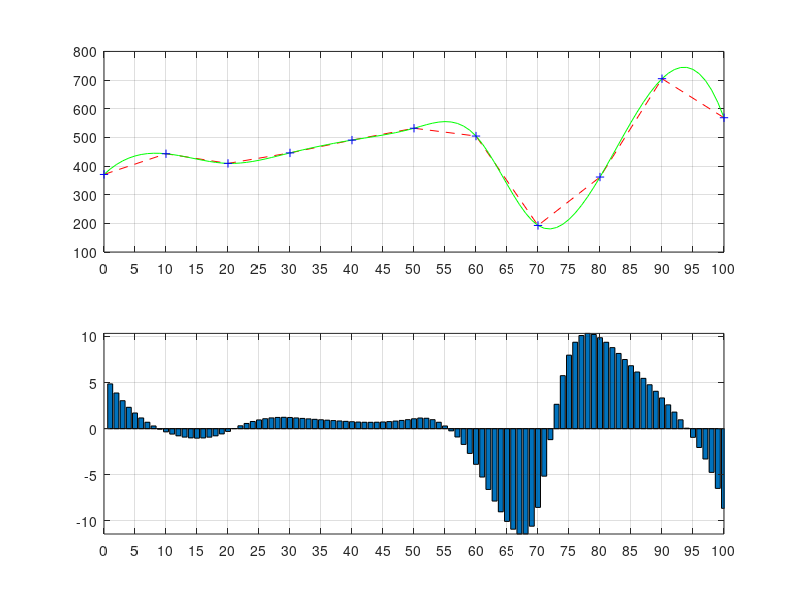
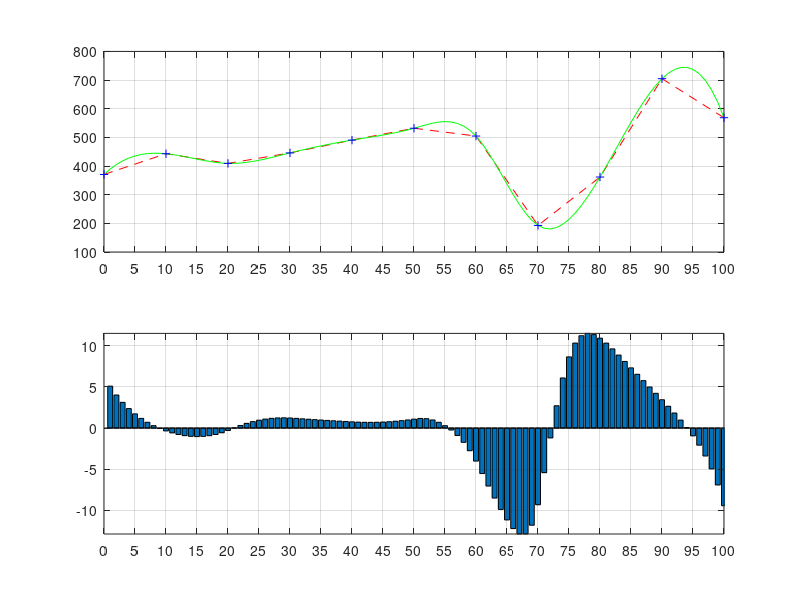

Write MATLAB code to recreate these figures, in order.
clear all; close all; clc;
x = 0:10:100; 
A = 50; B = 1000;
vrand = A + (B-A)*rand(1,length(x));
xspline = 0:1:100;  
yspline = spline(x,vrand,xspline);
%%%%%%%%%%%%%%%%%%%%%%%%%%%%%%%
h=figure('Position',[1 21 1366 670], ...
'Name',strcat('Spline Fit, Bar Graph,and Decrease Percentage', ...
''));
subplot(2,1,1)
title("spline fit to points from rand value");
plot(x,vrand,"--r", xspline,yspline,"g-", x,vrand,"b+");
vmax=max(transpose([yspline(2:length(yspline))' yspline(1:length(yspline)-1)']));
p= 100*(yspline(2:length(yspline))-yspline(1:length(yspline)-1)) ...
./(vmax);
%% ./(yspline(1:length(yspline)-1));
grid on;
set(gca,'xTick',0:5:100)
subplot(2,1,2)
bar(p)
pmax=max(p);
pmin=min(p);
axis([0 100 pmin pmax])
grid on;
set(gca,'xTick',0:5:100)
%%%%%%%%%%%%%%%%%%%%%%%%%%%%%%%
h=figure('Position',[1 21 1366 670], ...
'Name',strcat('Spline Fit, Bar Graph, and Increase Percentage', ...
''));
subplot(2,1,1)
title("spline fit to points from rand value");
plot(x,vrand,"--r", xspline,yspline,"g-", x,vrand,"b+");
vmin=min(transpose([yspline(2:length(yspline))' yspline(1:length(yspline)-1)']));
p= 100*(yspline(2:length(yspline))-yspline(1:length(yspline)-1)) ...
./(vmin);
%% ./(yspline(1:length(yspline)-1));
grid on;
set(gca,'xTick',0:5:100)
subplot(2,1,2)
bar(p)
pmax=max(p);
pmin=min(p);
axis([0 100 pmin pmax])
grid on;
set(gca,'xTick',0:5:100)

%[yspline(2:length(yspline))' yspline(1:length(yspline)-1)' 
%  max(transpose([yspline(2:length(yspline))' yspline(1:length(yspline)-1)']))']